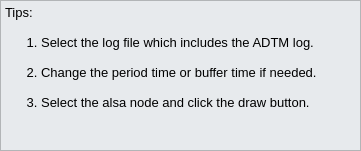
<?xml version="1.0" encoding="UTF-8"?>
<ui version="4.0">
 <class>UserGuide</class>
 <widget class="QWidget" name="UserGuide">
  <property name="geometry">
   <rect>
    <x>0</x>
    <y>0</y>
    <width>361</width>
    <height>151</height>
   </rect>
  </property>
  <property name="sizePolicy">
   <sizepolicy hsizetype="Fixed" vsizetype="Fixed">
    <horstretch>0</horstretch>
    <verstretch>0</verstretch>
   </sizepolicy>
  </property>
  <property name="windowTitle">
   <string>User Guide</string>
  </property>
  <widget class="QTextEdit" name="textEdit">
   <property name="geometry">
    <rect>
     <x>0</x>
     <y>0</y>
     <width>361</width>
     <height>151</height>
    </rect>
   </property>
   <property name="sizePolicy">
    <sizepolicy hsizetype="Fixed" vsizetype="Fixed">
     <horstretch>0</horstretch>
     <verstretch>0</verstretch>
    </sizepolicy>
   </property>
   <property name="styleSheet">
    <string notr="true">background-color: rgb(231, 234, 237);</string>
   </property>
   <property name="readOnly">
    <bool>true</bool>
   </property>
   <property name="html">
    <string>&lt;!DOCTYPE HTML PUBLIC &quot;-//W3C//DTD HTML 4.0//EN&quot; &quot;http://www.w3.org/TR/REC-html40/strict.dtd&quot;&gt;
&lt;html&gt;&lt;head&gt;&lt;meta name=&quot;qrichtext&quot; content=&quot;1&quot; /&gt;&lt;meta charset=&quot;utf-8&quot; /&gt;&lt;style type=&quot;text/css&quot;&gt;
p, li { white-space: pre-wrap; }
hr { height: 1px; border-width: 0; }
&lt;/style&gt;&lt;/head&gt;&lt;body style=&quot; font-family:'Microsoft YaHei UI'; font-size:9pt; font-weight:400; font-style:normal;&quot;&gt;
&lt;p style=&quot; margin-top:0px; margin-bottom:0px; margin-left:0px; margin-right:0px; -qt-block-indent:0; text-indent:0px;&quot;&gt;&lt;span style=&quot; font-size:10pt;&quot;&gt;Tips:&lt;/span&gt;&lt;/p&gt;
&lt;p style=&quot;-qt-paragraph-type:empty; margin-top:0px; margin-bottom:0px; margin-left:0px; margin-right:0px; -qt-block-indent:0; text-indent:0px; font-size:10pt;&quot;&gt;&lt;br /&gt;&lt;/p&gt;
&lt;p style=&quot; margin-top:0px; margin-bottom:0px; margin-left:0px; margin-right:0px; -qt-block-indent:0; text-indent:0px;&quot;&gt;&lt;span style=&quot; font-size:10pt;&quot;&gt;      1. Select the log file which includes the ADTM log.&lt;/span&gt;&lt;/p&gt;
&lt;p style=&quot;-qt-paragraph-type:empty; margin-top:0px; margin-bottom:0px; margin-left:0px; margin-right:0px; -qt-block-indent:0; text-indent:0px; font-size:10pt;&quot;&gt;&lt;br /&gt;&lt;/p&gt;
&lt;p style=&quot; margin-top:0px; margin-bottom:0px; margin-left:0px; margin-right:0px; -qt-block-indent:0; text-indent:0px;&quot;&gt;&lt;span style=&quot; font-size:10pt;&quot;&gt;      2. Change the period time or buffer time if needed.&lt;/span&gt;&lt;/p&gt;
&lt;p style=&quot;-qt-paragraph-type:empty; margin-top:0px; margin-bottom:0px; margin-left:0px; margin-right:0px; -qt-block-indent:0; text-indent:0px; font-size:10pt;&quot;&gt;&lt;br /&gt;&lt;/p&gt;
&lt;p style=&quot; margin-top:0px; margin-bottom:0px; margin-left:0px; margin-right:0px; -qt-block-indent:0; text-indent:0px;&quot;&gt;&lt;span style=&quot; font-size:10pt;&quot;&gt;      3. Select the alsa node and click the draw button.&lt;/span&gt;&lt;/p&gt;&lt;/body&gt;&lt;/html&gt;</string>
   </property>
  </widget>
 </widget>
 <resources/>
 <connections/>
</ui>
